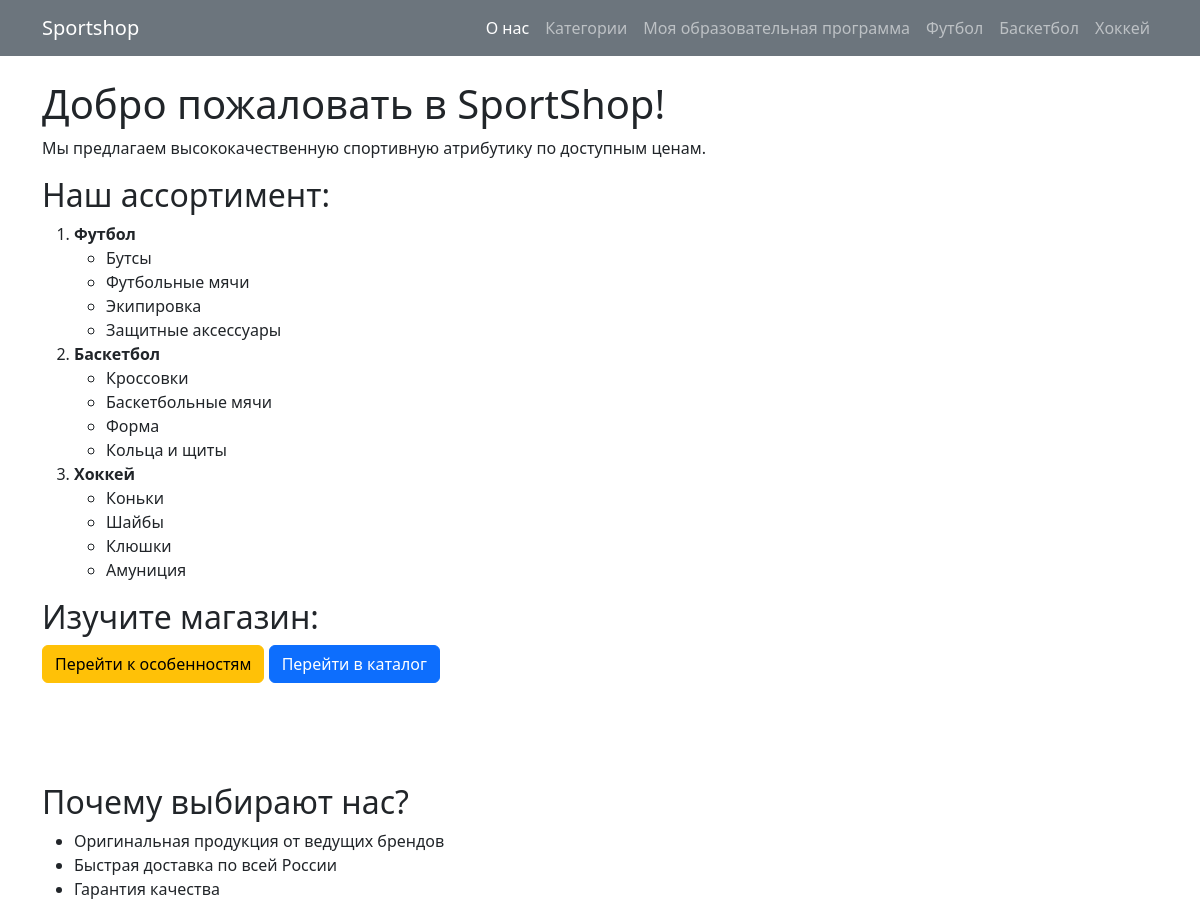
The app's page /shop/ with its own data.
### app3/models.py (models this page shows, shortened)
class Category(models.Model):
    name = models.CharField('Категория', max_length=100)

### app3/views.py (the view)
# urls.py: 2. Add a URL to urlpatterns:  path('', views.home, name='home')
def home(request):
    categories = Category.objects.all()
    return render(request, 'app3/home.html',{'categories': categories})

### app3/templates/app3/home.html
{% extends 'shop_template.html' %}
{% block content %}
<div class="container mt-4">
    <h1>Добро пожаловать в SportShop!</h1>
<p>Мы предлагаем высококачественную спортивную атрибутику по доступным ценам.</p>
    <h2>Наш ассортимент:</h2>
<ol>
    <li><strong>Футбол</strong>
        <ul>
            <li>Бутсы</li>
            <li>Футбольные мячи</li>
            <li>Экипировка</li>
            <li>Защитные аксессуары</li>
        </ul>
    </li>
    <li><strong>Баскетбол</strong>
        <ul>
            <li>Кроссовки</li>
            <li>Баскетбольные мячи</li>
            <li>Форма</li>
            <li>Кольца и щиты</li>
        </ul>
    </li>
    <li><strong>Хоккей</strong>
        <ul>
            <li>Коньки</li>
            <li>Шайбы</li>
            <li>Клюшки</li>
            <li>Амуниция</li>
        </ul>
    </li>
</ol>
<h2>Изучите магазин:</h2>
<a href="#features" class="btn btn-warning">Перейти к особенностям</a>
    <a href="{% url 'app3_catalog' %}" class="btn btn-primary">Перейти в каталог</a>
<div style="height: 100px;"></div>
<h2 id="features">Почему выбирают нас?</h2>
<ul>
    <li>Оригинальная продукция от ведущих брендов</li>
    <li>Быстрая доставка по всей России</li>
    <li>Гарантия качества</li>
</ul>
</div>
{% endblock %}

### templates/shop_template.html (shortened to what this page needs)
<!DOCTYPE html>
<html lang="ru">
<head>
    <link href="https://cdn.jsdelivr.net/npm/bootstrap@5.3.0/dist/css/bootstrap.min.css" rel="stylesheet" />
</head>
<body>
    <nav class="navbar navbar-expand-lg navbar-dark bg-secondary">
        <div class="container">
            <a class="navbar-brand" href="{% url 'app3_home' %}">Sportshop</a>
            <div class="collapse navbar-collapse" id="navbarNav">
                <ul class="navbar-nav ms-auto">
                     <li class="nav-item"><a class="nav-link {% if request.path == '/shop/' %} active {% endif %}" href="{% url 'app3_home' %}">О нас</a></li>
                     <li class="nav-item"><a class="nav-link {% if request.path == '/shop/catalog/' %} active {% endif %}" href="{% url 'app3_catalog' %}">Категории</a></li>
                     <li class="nav-item"><a class="nav-link {% if request.path == '/program/' %} active {% endif %}" href="{% url 'program' %}">Моя образовательная программа</a></li>
                     {% for category in categories %}
                        <li class = "nav-item"><a class = "nav-link" href="/shop/catalog/{{ category.id }}"> {{ category.name }} </a></li>
                     {% endfor %}
                </ul>
            </div>
        </div>
    </nav>
    <main>
        {% block content %}{% endblock %}
    </main>
</body>
</html>

### records on screen
Category: name "Футбол"
Category: name "Баскетбол"
Category: name "Хоккей"
